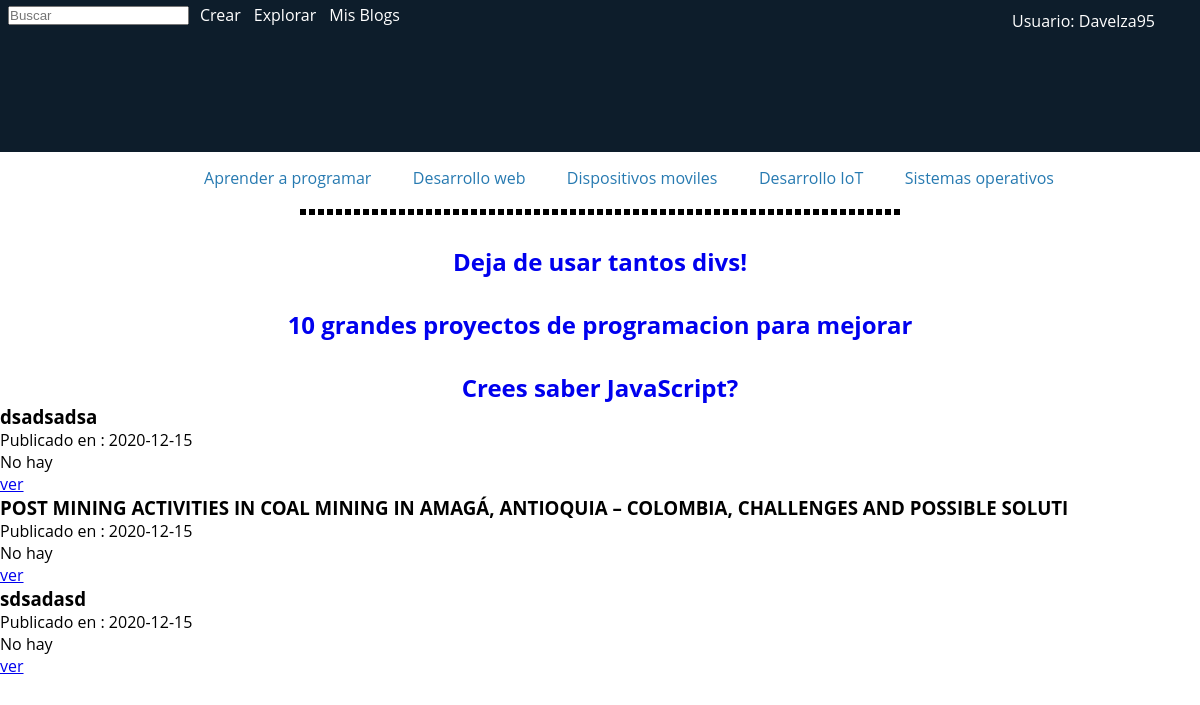
/dashboard (signed in), run on an earlier commit of the app's database.
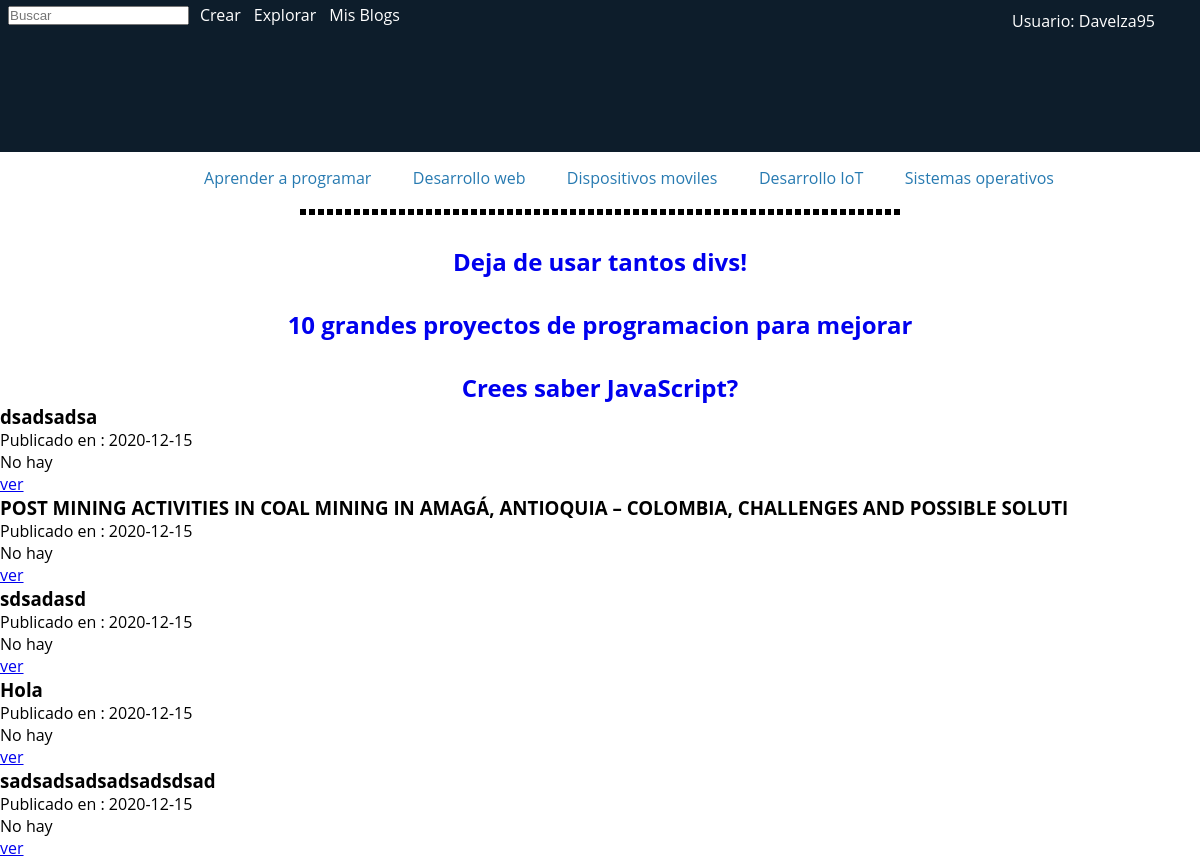
And on a later commit of the database.
### tables this page shows
CREATE TABLE usuarios (usuario_ID INTEGER PRIMARY KEY AUTOINCREMENT, usuario VARCHAR NOT NULL, contraseña VARCHAR (18) NOT NULL, correo VARCHAR (64) NOT NULL, nombre VARCHAR (15) NOT NULL, apellido VARCHAR (15) NOT NULL, activo BOOLEAN NOT NULL);

CREATE TABLE blogs (blog_ID INTEGER PRIMARY KEY AUTOINCREMENT, titulo VARCHAR (256) NOT NULL, imagen VARCHAR (100), cuerpo TEXT NOT NULL, privado BOOLEAN NOT NULL, etiqueta_ID INTEGER REFERENCES etiquetas (etiqueta_ID), usuario_ID VARCHAR REFERENCES usuarios (usuario_ID) NOT NULL, likes INTEGER, fecha DATE NOT NULL);

### app.py (the view)
@app.route('/dashboard')
@login_required
def dashboard():
        db = get_db()
        blogs = db.execute('SELECT * FROM blogs').fetchall()
        return render_template('dashboard.html', blog = blogs)

### app.py (called while the page is built)
def login_required(view):
    @functools.wraps( view )
    def wrapped_view():
        if g.user is None:
            return redirect( url_for( 'login' ) )
        return view( )
    return wrapped_view

@app.before_request
def load_logged_in_user():
    user_id = session.get( 'usuario_ID' )
    if user_id is None:
            g.user = None
    else:
        g.user = get_db().execute('SELECT * FROM usuarios WHERE usuario_ID = ?', (user_id,)).fetchone()

### db.py (called while the page is built)
def get_db():
    try:
        if 'db' not in g:
            g.db = sqlite3.connect(my_file)
        return g.db
    except Error:
        print(Error)

### Templates/dashboard.html (shortened to what this page needs)
<!DOCTYPE html>
<html lang="en">
<head>
    <link rel="stylesheet" href="{{ url_for('static', filename='css/dashboardStyle.css') }}" />
</head>
<header>
    <div class="busquedad">
        <input href="/resultados " name="buscar " type="text " autocomplete="off " placeholder="Buscar " />
    </div>
    <div>
        <nav class="menu">
            <a href="/create">crear</a>
            <a href=" ">Explorar</a>
            <a href=" ">mis blogs</a>
        </nav>
    </div>
    <div class="perfil">
        <ul class="nav">
            <li>
                <a href=" ">Usuario: {{session['username']}}</a>
            </li>
        </ul>
    </div>
</header>
<section>
    <div>
        <nav class="recomendados">
            <a href=" ">Aprender a programar</a>
            <a href=" ">Desarrollo web</a>
            <a href=" ">Dispositivos moviles</a>
            <a href=" ">Desarrollo IoT</a>
            <a href=" ">Sistemas operativos</a>
        </nav>
    </div>
    <div class="separador"></div>
    <div class="publicaciones">
        <div class="post">
            <h1>
                <a href="www.google.com.co " rel="bookmark " title="Deja de usar tantos divs! ">Deja de usar tantos divs!</a
            >
          </h1>
        </div>
        <div class="post">
          <h1>
            <a
              href="www.google.com.co "
              rel="bookmark "
              title="10 grandes proyectos de programacion para mejorar "
              >10 grandes proyectos de programacion para mejorar</a
            >
          </h1>
        </div>
        <div class="post">
          <h1>
            <a
              href="www.google.com.co "
              rel="bookmark "
              title="Crees saber JavaScript? "
              >Crees saber JavaScript?</a
            >
          </h1>
        </div>
      </div>
    </section>
  {% for blog_ in blog %}
  <section>
        <h3 class="post-title">{{ blog_[1] }}</h3>
        <p class="date">Publicado en : {{ blog_[8] }}</p>
        <p>{{ blog_[2] }}</p>
        <a href ="{{url_for('verBlog')}}?blog_ID={{blog_[0]}}">ver</a>
</section>
{% endfor %}
</body>
</html>

### Static/css/dashboardStyle.css (style rules this page uses)
* { box-sizing: border-box; padding: 0; margin: 0; }
header { width: 100%; height: 152px; background-color: #0d1d2b; }
.busquedad { display: flex; position: relative; top: 6px; left: 8px; max-width: 166px; }
.menu { display: flex; flex-direction: row; flex-wrap: wrap; text-transform: capitalize; justify-content: space-between; max-width: 200px; position: relative; top: -15px; left: 200px; }
.menu a { text-decoration: none; color: white; }
.perfil { position: absolute; top: 0px; right: 30px; }
ul, ol { list-style-type: none; }
.nav li a { background-color: #0d1d2b; color: white; text-decoration: none; padding: 10px 15px; display: block; }
.recomendados { display: flex; flex-direction: row; flex-wrap: wrap; justify-content: space-between; max-width: 850px; margin-top: 15px; margin-left: 17%; }
.recomendados a { text-decoration: none; color: #277ab1; }
.separador { width: 50%; margin-top: 20px; margin-left: 25%; border-style: dashed; }
.post { margin-top: 30px; }
h1 { text-align: center; }
h1 a { text-decoration: none; }

What changed in the data, as far as the page shows it:
added blogs: titulo "Hola", fecha "2020-12-15", imagen "No hay"
added blogs: titulo "sadsadsadsadsadsdsad", fecha "2020-12-15", imagen "No hay"
